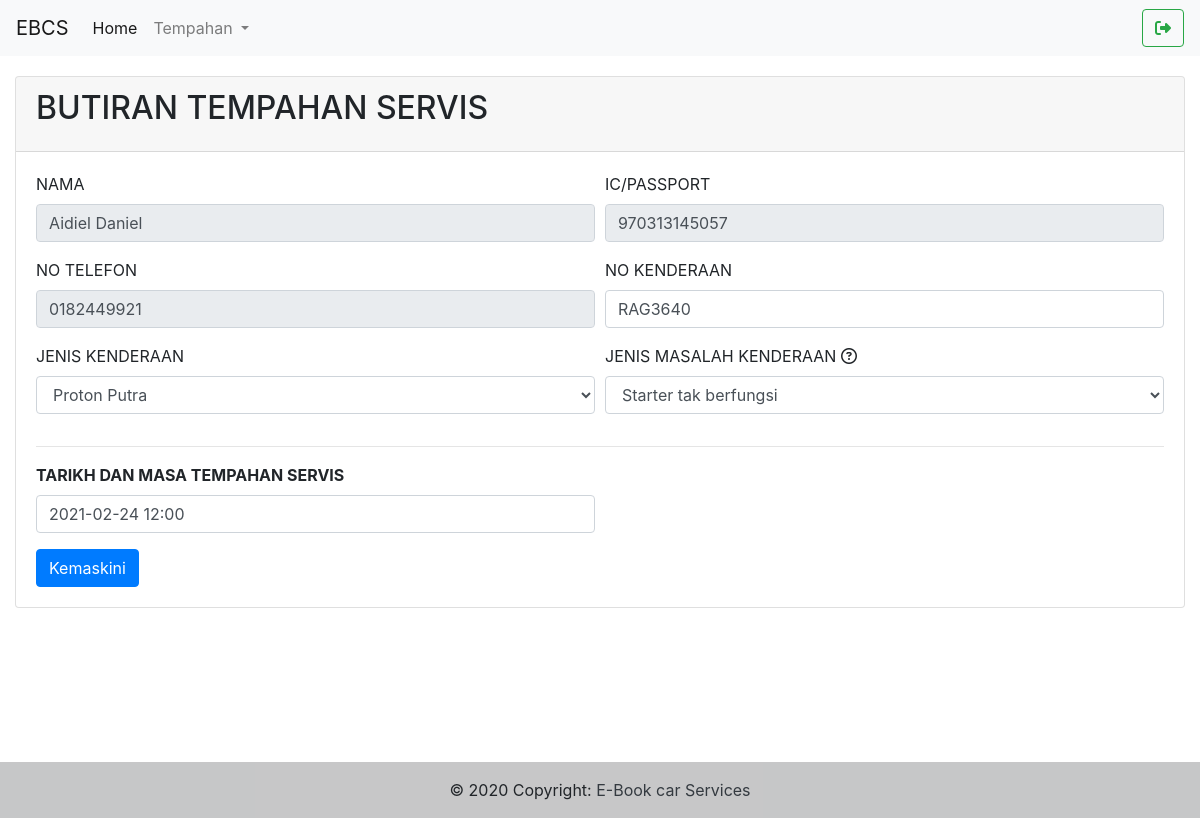
The page /user/show.php?id=2 (signed in) on the database as committed earlier.
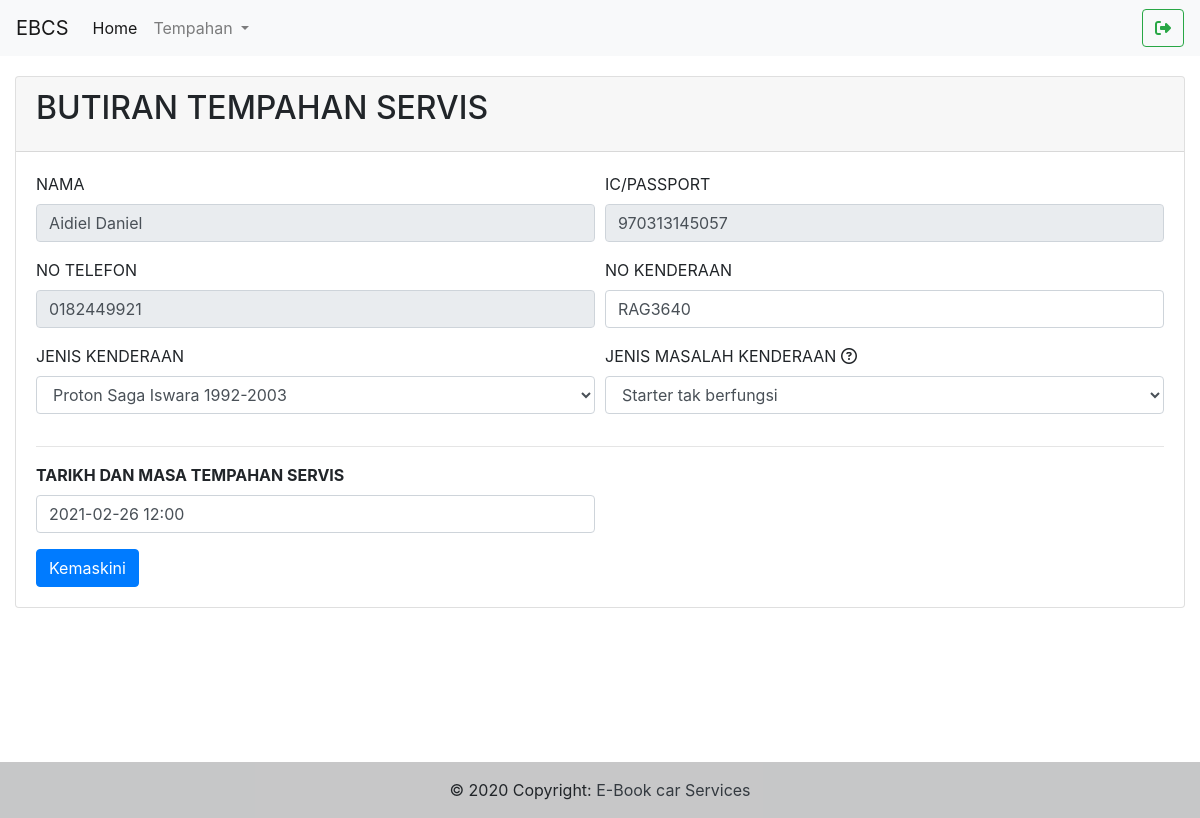
The same page on the database as committed later.
### tables this page shows
CREATE TABLE `tempahan_servis` (
  `id` int(11) NOT NULL,
  `id_user` int(11) NOT NULL,
  `nama` varchar(255) NOT NULL,
  `ic` varchar(255) NOT NULL,
  `no_telefon` varchar(255) NOT NULL,
  `no_kenderaan` varchar(255) NOT NULL,
  `jenis_kenderaan` varchar(255) NOT NULL,
  `jenis_masalah` varchar(255) NOT NULL,
  `tarikh_masa_tempahan` varchar(255) NOT NULL,
  `status` varchar(255) NOT NULL
);

### user/show.php (the view, shortened to what this page needs)
<?php
include 'template/header.php';
include 'config.php';
?>
<div class="card">
    <div class="card-header">
        <h2 class="card-title">BUTIRAN TEMPAHAN SERVIS</h2>
    </div>
    <div class="card-body">
        <?php
        $sql2 = "SELECT * FROM jenis_kenderaan";
        $result2 = $conn->query($sql2);
        $sql3 = "SELECT * FROM masalah_kenderaan";
        $result3 = $conn->query($sql3);
        $sql = "SELECT t.id, t.no_kenderaan, t.ic, t.no_telefon, t.tarikh_masa_tempahan, t.status, j.nama_kenderaan, m.jenis_masalah
                FROM tempahan_servis as t
                JOIN jenis_kenderaan as j
                ON t.jenis_kenderaan = j.id
                JOIN masalah_kenderaan as m
                ON t.jenis_masalah = m.id
                WHERE t.id = " . $_GET['id'] . "";
        $result = $conn->query($sql);
        while ($row = $result->fetch_assoc()) {
        ?>
            <form method="POST" action="crud.php">
                <div class="form-row">
                    <div class="form-group col-md-6">
                        <label for="name">NAMA</label>
                        <input type="text" class="form-control" name="name" value="<?= $_SESSION['firstname'] . ' ' . $_SESSION['lastname'] ?>" readonly>
                    </div>
                    <div class="form-group col-md-6">
                        <label for="ic">IC/PASSPORT</label>
                        <input type="text" class="form-control" name="ic" value="<?= $row['ic'] ?>" readonly>
                    </div>
                </div>
                <div class="form-row">
                    <div class="form-group col-md-6">
                        <label for="phone">NO TELEFON</label>
                        <input type="text" class="form-control" name="phone" value="<?= $row['no_telefon'] ?>" readonly>
                    </div>
                    <div class="form-group col-md-6">
                        <label for="vehicle_no">NO KENDERAAN</label>
                        <input type="text" class="form-control" name="vehicle_no" value="<?= $row['no_kenderaan'] ?>">
                    </div>
                </div>
                <div class="form-row">
                    <div class="form-group col-md-6">
                        <label for="vehicle_type">JENIS KENDERAAN</label>
                        <select name="vehicle_type" class="form-control">
                            <?php
                            while ($row2 = $result2->fetch_assoc()) {
                                if ($row['nama_kenderaan'] ==  $row2['nama_kenderaan']) {
                            ?>
                                    <option value="<?= $row2['id'] ?>" style="color:red" selected><?= $row2['nama_kenderaan'] ?></option>
                                <?php
                                } else {
                                ?>
                                    <option value="<?= $row2['id'] ?>"><?= $row2['nama_kenderaan'] ?></option>
                            <?php
                                }
                            }
                            ?>
                        </select>
                    </div>
                    <div class="form-group col-md-6">
                        <label for="problem">JENIS MASALAH KENDERAAN <i class="fa fa-question-circle-o" aria-hidden="true" title="Tekan CTRL dan klik jenis masalah kenderaan anda."></i></label>
                        <select name="problem" class="form-control">
                            <?php
                            while ($row3 = $result3->fetch_assoc()) {
                                if ($row['jenis_masalah'] ==  $row3['jenis_masalah']) {
                            ?>
                                    <option value="<?= $row3['id'] ?>" style="color:red" selected><?= $row3['jenis_masalah'] ?></option>
                                <?php
                                } else {
                                ?>
                                    <option value="<?= $row3['id'] ?>"><?= $row3['jenis_masalah'] ?></option>
                            <?php
                                }
                            }
                            ?>
                        </select>
                    </div>
                </div>
                <hr>
                <div class="form-row">
                    <div class="form-group col-md-6">
                        <label for="inputEmail4"><b>TARIKH DAN MASA TEMPAHAN SERVIS</b></label>
                        <input type="text" class="form-control" id="masa" name="time" value="<?= $row['tarikh_masa_tempahan'] ?>">
                    </div>
                </div>
                <button type=" submit" name="update" class="btn btn-primary">Kemaskini</button>
            </form>
        <?php
        }
        ?>
    </div>
</div>
<?php include 'template/footer.php'; ?>

### user/template/header.php (shortened to what this page needs)
<!DOCTYPE html>
<html lang="en">
<head>
    <link rel="stylesheet" href="https://cdn.jsdelivr.net/npm/bootstrap@4.6.0/dist/css/bootstrap.min.css">
    <link rel="stylesheet" href="https://cdn.datatables.net/1.10.23/css/jquery.dataTables.min.css">
    <link rel="stylesheet" href="https://cdn.jsdelivr.net/npm/flatpickr/dist/flatpickr.min.css">
    <link rel="stylesheet" href="../assets/css/timeline.css">
</head>
<body>
    <nav class="navbar navbar-expand-lg navbar-light bg-light">
        <a class="navbar-brand" href="#">EBCS</a>
        <div class="collapse navbar-collapse" id="navbarSupportedContent">
            <ul class="navbar-nav mr-auto">
                <li class="nav-item active">
                    <a class="nav-link" href="index.php">Home<span class="sr-only">(current)</span></a>
                </li>
                <li class="nav-item dropdown">
                    <a class="nav-link dropdown-toggle" href="#" id="navbarDropdown" role="button" data-toggle="dropdown" aria-haspopup="true" aria-expanded="false">
                        Tempahan
                    </a>
                </li>
            </ul>
            <div class="form-inline my-2 my-lg-0">
                <a href="../controllers/logout.php" class="btn btn-outline-success my-2 my-sm-0"><i class="fas fa-sign-out-alt    "></i></a>
            </div>
        </div>
    </nav>
    <div class="content-body">

### user/template/footer.php (shortened to what this page needs)
</div>
<footer class="bg-light text-center text-lg-start">
    <div class="text-center p-3" style="background-color: rgba(0, 0, 0, 0.2);">
        © 2020 Copyright:
        <a class="text-dark" href="#">E-Book car Services</a>
    </div>
</footer>
</body>
</html>

### user/template/header.php (style rules this page uses)
.content-body { margin: 10px 0 10px; padding: 10px 15px 0px; min-height: calc(100vh - calc(3.5rem + 1px) - calc(3.5rem + 1px)); }

Rows that differ between the two databases and show on the page:
changed tempahan_servis "RAG3640": vehicle_type "Proton Putra" → "Proton Saga Iswara 1992-2003"; time "2021-02-24 12:00" → "2021-02-26 12:00"
